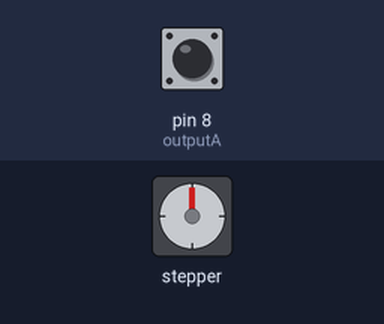
A sketch run on a simulated Arduino Uno, built with avr-gcc and run on an emulated ATmega328P. Shown: stepper motor. Inputs (shaded band) come from the test bench; at power-on: pin 8 (outputA) HIGH. Stepper angles assume 3200 steps per turn; what the sketch prints to the serial monitor is not drawn. At 104.0 s the program stops and its outputs stay as they are.

Above: at 5.05 s.
Timing chart, 0 to 16.7 s (numbered marks = the images above):
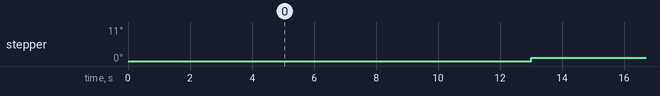

The sketch:

MotorDriverWithAccelAndEncoder.ino
```cpp
#include <AccelStepper.h>
#define dirPin 2
#define stepPin 3

AccelStepper stepper(AccelStepper::DRIVER,stepPin,dirPin);
#define stepsPerRevolution 3200

#define outputA 8
#define outputB 9

int counter = 0;
int aState;
int aLastState;


float syringeSize = 60; //ml max syring amount
float flowRate = 0; //ml/hr
float mlPerMM = float(10/17.0); // 10 every 17 mm
float numSteps = 0; //steps to empty the syringe
float calcDelay = 0; //delay in half steps
float mmPerRot = 10; // number of milimeters in a rotation
float weight = 75.5; //kg of patient
float ammount = 500; //grams of drug being administered
float volume = 7; //ml of drug being delivered
float dose = 75; //mcg/kg/min rate at which anesthesia is delivered by weight of patient
float calcSpeed = 0;
float encoderCalcSpeed = 0;
//Calculates the required steps and delay to get the calculated flow rate and delivery ammount
void calculation(){
  float mlPerRot = mlPerMM*mmPerRot; //turns syringe and channel dimensions into information on how many milimeters are covered in a single motor rotation
  float doseOrderedMin = dose*weight/1000; //mg/min turns the dose information into the dosage speed
  float doseOrderedHr = doseOrderedMin*60;//mg/hr
  flowRate = 420;//doseOrderedHr*volume/ammount; //ml/hr delivery rate
  calcSpeed = 26*flowRate/(mlPerRot*27);//this is speed in steps/sec so we take mg/hr to deploy liquid
  numSteps = stepsPerRevolution*volume/mlPerRot; //steps to get all the drug delivered from syringe
  numSteps = numSteps*1.1;//there was some fine tuning to get it to go the proper distance, this fixes the error involved
  calcDelay = 1800000/(flowRate/mlPerRot*stepsPerRevolution);//half step delay, for between low and high, and then high and low, is milliseconds an hour over flow rate in ml/hr
  //over mililiters in a rotation, times steps per revolution
  encoderCalcSpeed = calcSpeed*10/6;
}

void provideDose(){
  stepper.moveTo(100);//numSteps);
  stepper.setSpeed(1);//calcSpeed);
  //Serial.println(numSteps);
  //Serial.println(calcSpeed);
  while(stepper.isRunning()){
    stepper.runSpeedToPosition();
  }
  Serial.println("hello");
  stepper.setCurrentPosition(0);
  Serial.println(stepper.currentPosition());
}
void motorInit(){
  pinMode(dirPin, OUTPUT);
  pinMode(stepPin,OUTPUT);
  stepper.setMaxSpeed(4800.0);
  stepper.setAcceleration(100.0);
  stepper.setCurrentPosition(0);
  Serial.println(stepper.currentPosition());
}
void setup() {
  // put your setup code here, to run once:
  Serial.begin(9600);
  motorInit();
  pinMode (outputA,INPUT);
  pinMode (outputB,INPUT);
  aLastState = digitalRead(outputA);
  attachInterrupt(digitalPinToInterrupt(outputA), encoderInterrupt, FALLING);
  delay(5000);
  Serial.println("Hello");
}

void loop() {
  // put your main code here, to run repeatedly:
  //stepper.setCurrentPosition(0);
  calculation();
  provideDose();
  delay(500);
}

void encoderInterrupt(){
    aState = digitalRead(outputA); // Reads the "current" state of the outputA
    // If the previous and the current state of the outputA are different, that means a Pulse has occured
   if (aState != aLastState){
     // If the outputB state is different to the outputA state, that means the encoder is rotating clockwise
     if (digitalRead(outputB) != aState) {
       counter ++;
     } else {
       counter --;
     }
    // Serial.print("Position: ");
     //Serial.println(counter);
   }
   aLastState = aState; // Updates the previous state of the outputA with the current state
}
```
